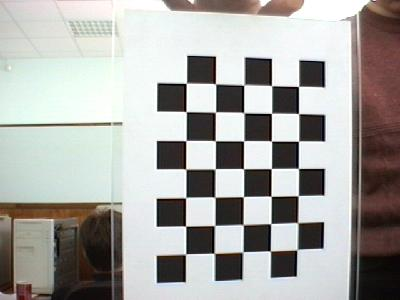
#> input picture util/cali.jpg, 400 x 300 px; its folder holds only this picture in this run
$ python calibration.py
#> lines starting #> are read from the running program, lines starting #| are printed output that depends on the picture; after the words box and inside, x2 and y2 are one past the last pixel; in counts of white or black regions, pixels touching at a corner belong together
import numpy as np
import cv2

# termination criteria
criteria = (cv2.TERM_CRITERIA_EPS + cv2.TERM_CRITERIA_MAX_ITER, 30, 0.001)


def calibrate(board_size, file_iter):
    # Notice : Use number of corners, but the order doesn't matter
    boardCol, boardRow = board_size

    # prepare object points, like (0,0,0), (1,0,0), (2,0,0) ....,(6,5,0)
    # objp = np.zeros((6*7,3), np.float32)
    # objp[:,:2] = np.mgrid[0:7,0:6].T.reshape(-1,2)

    global objpoints, imgpoints, t_objpoints

    t_objpoints = np.zeros((boardRow * boardCol, 3), np.float32)
    t_objpoints[:, :2] = np.mgrid[0:boardCol, 0:boardRow].T.reshape(-1, 2)

    # Arrays to store object points and image points from all the images.
    objpoints = [] # 3d point in real world space
    imgpoints = [] # 2d points in image plane.

    for imgFile in file_iter:
        add_points_from_file(imgFile, board_size)

    cv2.destroyAllWindows()

    gray = cv2.imread(imgFile, cv2.IMREAD_GRAYSCALE)

    # Calibrating
    ret, mtx, dist, rvecs, tvecs = cv2.calibrateCamera(objpoints, imgpoints, gray.shape[::-1], None, None)

    return (ret, mtx, dist, rvecs, tvecs)


def add_points_from_file(path, board_size):
#> called with path = './cali.jpg', board_size = (7, 5)
    global objpoints, imgpoints, t_objpoints

    img = cv2.imread(path)
#> img is the input picture: shape (300, 400, 3); mean B, G, R 164.2, 167.5, 168.3
    gray = cv2.cvtColor(img, cv2.COLOR_BGR2GRAY)
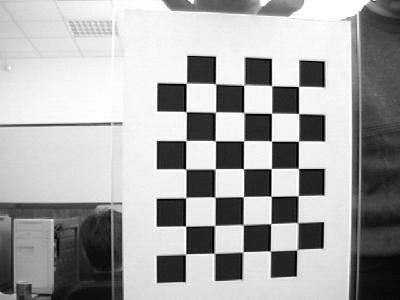
#> gray: shape (300, 400); min 0, max 255, mean 167.4

    # Find the chess board corners
    ret, corners = cv2.findChessboardCorners(gray, board_size, None)
#> ret = True; corners = 35 rows, first 8: [185.5, 254.2], [185.5, 226.1], [185.6, 197.8], [185.7, 169.1], [185.8, 140.7], [186, 111.7], [186.1, 83.42], [214.1, 253.3]

    # If found, add object points, image points (after refining them)
    if ret == True:
        objpoints.append(t_objpoints)

        corners2 = cv2.cornerSubPix(gray, corners, (11, 11), (-1, -1), criteria)
#> corners2 = 35 rows, first 8: [185.6, 254], [185.6, 226.1], [185.7, 197.5], [185.8, 169], [185.9, 140.5], [186.1, 111.6], [186.3, 83.24], [214.3, 253.3]
        imgpoints.append(corners2)

        # Draw and display the corners
        if __debug__:
            imgr = cv2.drawChessboardCorners(img, board_size, corners, ret)
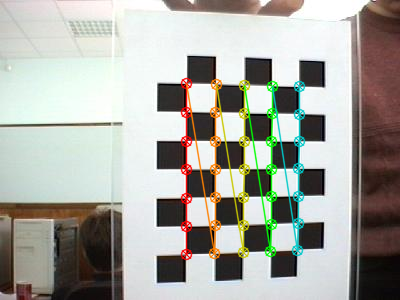
#> imgr: shape (300, 400, 3); mean B, G, R 160.8, 168, 168
            img = cv2.drawChessboardCorners(img, board_size, corners2, ret)
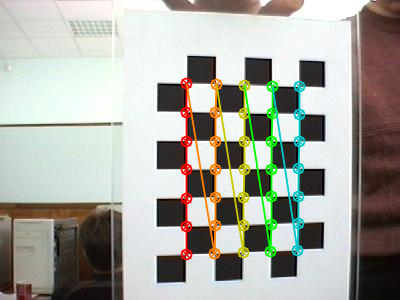
#> img: shape (300, 400, 3); 5.61% of pixels changed, all inside (x1, y1, x2, y2) = (180, 77, 306, 261)
#> in calibrate, `ret, mtx, dist, rvecs, tvecs = cv2.calibrateCamera(objpoints, imgpoint..`: ret = 0.127; mtx = [[424.7, 0, 175.8], [0, 407.2, 141], [0, 0, 1]]; dist = [[-0.158, 0.678, -0.0019, 0.0051, -2.85]]; rvecs = ([0.111, -0.122, -1.56],); tvecs = ([0.32, 3.98, 14.16],)
#> `para = calibrate((7,5), glob.glob('./*.jpg'))`: para = (0.127, [[424.7, 0, 175.8], [0, 407.2, 141], [0, 0, 1]], [[-0.158, 0.678, -0.0019, 0.0051, -2.85]], ([0.111, -0.122, -1.56],), ([0.32, 3.98, 14.16],))
#> `(ret, mtx, dist, rvecs, tvecs) = para`: ret = 0.127; mtx = [[424.7, 0, 175.8], [0, 407.2, 141], [0, 0, 1]]; dist = [[-0.158, 0.678, -0.0019, 0.0051, -2.85]]; rvecs = ([0.111, -0.122, -1.56],); tvecs = ([0.32, 3.98, 14.16],)

            # [5 lines of commented-out code are left out]


def show_undistorted_img(path, mtx, dist):
    # Prepare image
#> called with path = 'cali.jpg', mtx = array of shape (3, 3), dist = array of shape (1, 5)
    img = cv2.imread(path)
    h, w = img.shape[:2]
#> h = 300; w = 400
    camera_mtx, roi = cv2.getOptimalNewCameraMatrix(mtx, dist, (w, h), 1, (w, h))
#> camera_mtx = [[207.9, 0, 134], [0, 245.1, 151.5], [0, 0, 1]]; roi = (45, 67, 198, 180)
    # print camera_mtx, roi

    # undistort
    dst = cv2.undistort(img, mtx, dist, None, camera_mtx)
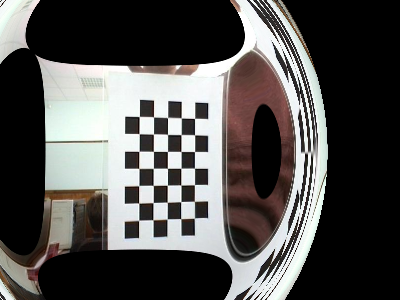
#> dst: shape (300, 400, 3); mean B, G, R 79.9, 81.5, 83.1
    # crop the image
    x, y, w, h = roi
#> x = 45; y = 67; w = 198; h = 180
    dst = dst[y:y + h, x:x + w]
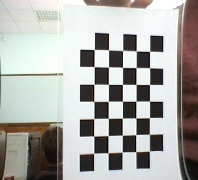
#> dst: shape (180, 198, 3); mean B, G, R 168.1, 171.5, 171.6
    # cv2.imwrite('calibresult.png', dst)

    resize = lambda img, f: cv2.resize(img, dsize=(0, 0), fx=f, fy=f)

    cv2.imshow('original', resize(img, 0.3))
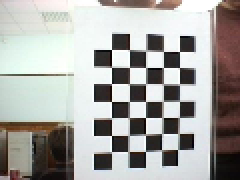
#> window 'original': shape (90, 120, 3) (shown 2 times larger); mean B, G, R 164, 167.3, 168.2
    cv2.imshow('result', resize(dst, 0.3))
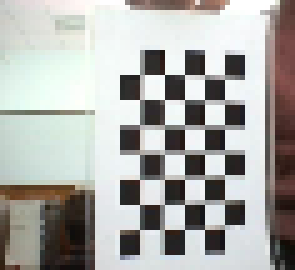
#> window 'result': shape (54, 59, 3) (shown 5 times larger); mean B, G, R 169, 172.4, 172.3
    cv2.waitKey(0)

if __name__ == '__main__':
    import glob
    para = calibrate((7,5), glob.glob('./*.jpg'))

    (ret, mtx, dist, rvecs, tvecs) = para

    # for i in 'ret, mtx, dist, rvecs, tvecs'.split(', '):
    #     print i, ':', type(eval(i))

    listed = {}
    listed['ret'] = ret
    listed['mtx'] = mtx.tolist()
    listed['dist'] = dist.tolist()
    # listed['rvecs'] = rvecs
    # listed['tvecs'] = tvecs

    import json
    f = open('parameters.json', 'w')
    json.dump(listed, f)
    f.close()

    for img in glob.glob('*.jpg'):
        show_undistorted_img(img, mtx, dist)
